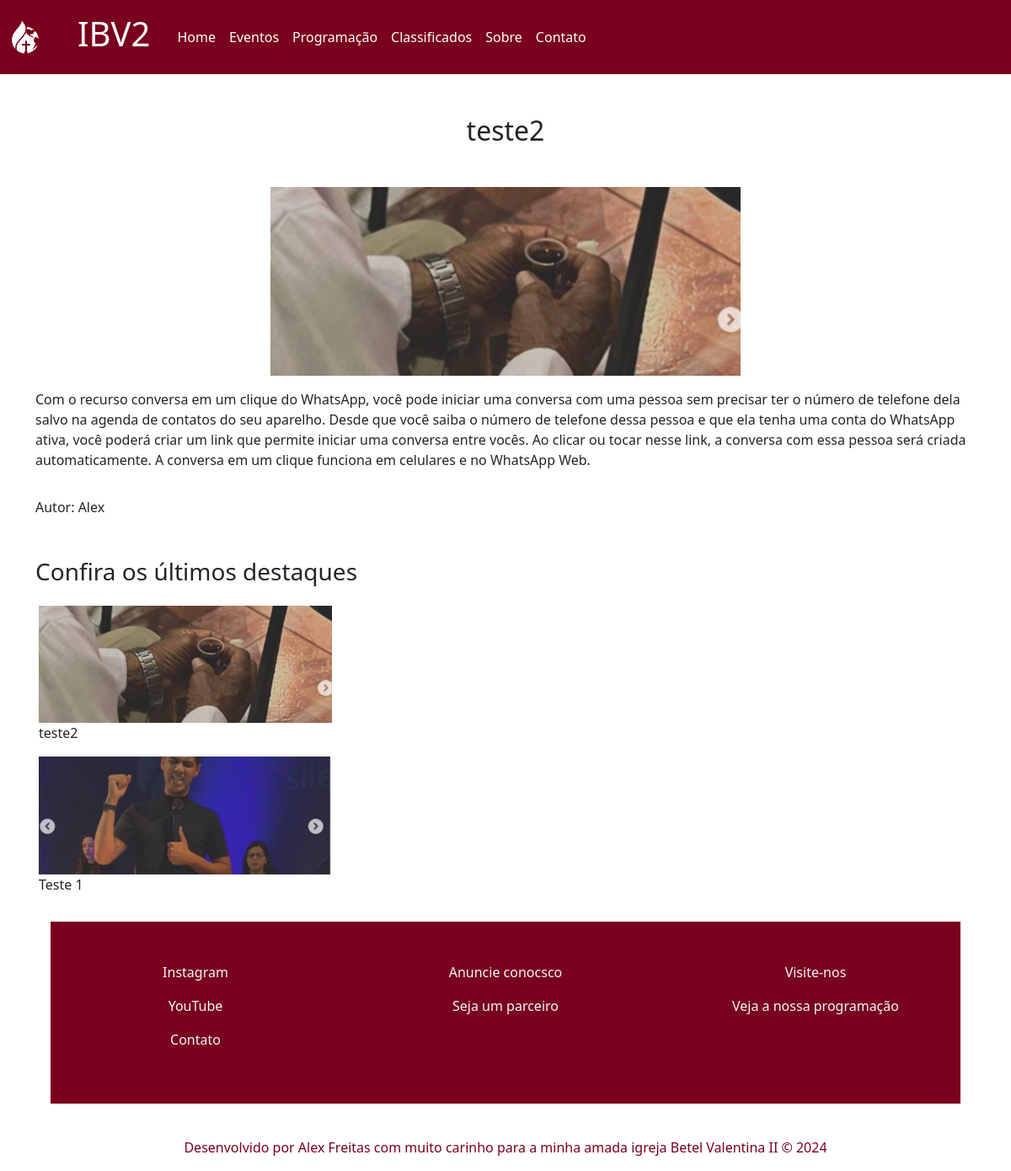
The page /destaque/2 on the database its author committed.
### ibv2/models.py (models this page shows, shortened)
class Destaque(models.Model):
    titulo = models.CharField(max_length=200)
    imagem = models.ImageField(upload_to='imagens_destaques')
    texto = RichTextUploadingField()
    autor = models.CharField(max_length=100)

### ibv2/views.py (the view)
# urls.py: path('destaque/<int:id>',views.destaque, name='destaque'),
def destaque(request, id):
    destaques=models.Destaque.objects.order_by('-id').all()
    destaque = get_object_or_404(models.Destaque, id=id)
    return render(request, 'destaque.html', {'destaque':destaque, 'destaques':destaques})

### ibv2/templates/destaque.html
{% extends 'base.html' %}
{% block content %}
<h2 class="mt-5 text-center">{{ destaque.titulo }}</h2>
<div class="col-12 my-5 d-flex flex-column align-center">
    <img src="{{destaque.imagem.url}}" alt="classificado de {{destaque.titulo}}" class="imagem-publicacao">
    <p>
        {{ destaque.texto | safe }}
    </p>
    <span> Autor: {{ destaque.autor }}</span>
</div>
<h3>Confira os últimos destaques</h3>
<section class="row">
    <article class="col-12 col-lg-4 section-destaque p-3">
        {% for destaque in destaques %}
        <a href="{% url 'destaque' id=destaque.id %}">
            <img
              src="{{ destaque.imagem.url }}"
              alt="imagem de {{destaque.titulo}}"
              class="w-100"
            />
        </a>
        <p>{{ destaque.titulo }}</p>
        {% endfor %}
    </article>
  </section>
{% endblock %}

### static/css/style.css (style rules this page uses)
.imagem-publicacao { width: 50%; margin: 0 auto; }

### rows shown on the page
Destaque: titulo "teste2", imagem (picture), texto "Com o recurso conversa em um clique do WhatsApp, você pode iniciar uma conversa com uma pessoa sem precisar ter o número de telefone dela salvo na agenda de contatos do seu aparelho. Desde que você saiba o número de telefone dessa pessoa e que ela tenha uma conta do WhatsApp ativa, você poderá criar um link que permite iniciar uma conversa entre vocês. Ao clicar ou tocar nesse link, a conversa com essa pessoa será criada automaticamente. A conversa em um clique funciona em celulares e no WhatsApp Web.", autor "Alex"
Destaque: imagem (picture), titulo "Teste 1"
